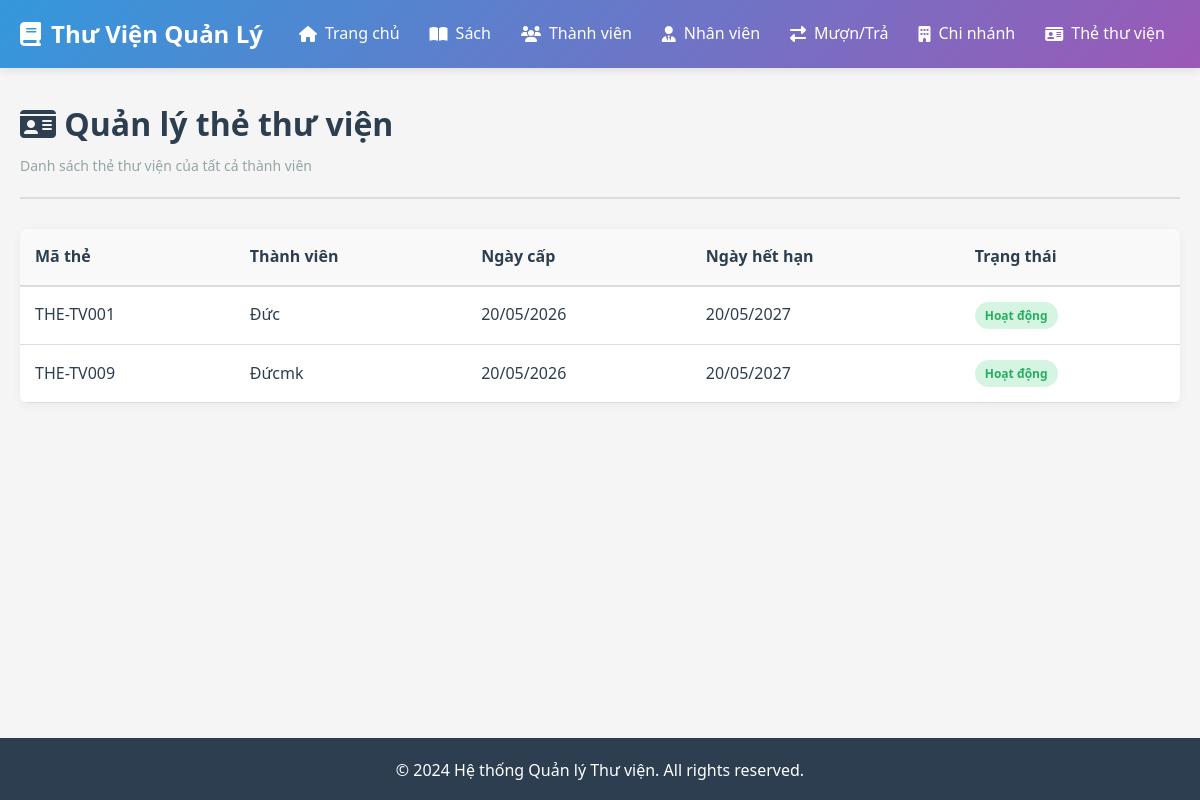
Screenshot of /the-thu-vien with the database file from the repository.
### app/models/__init__.py (models this page shows, shortened)
class TheThuVien(db.Model):
    __tablename__ = 'the_thu_vien'
    ma_the = db.Column(db.String(10), primary_key=True)
    ma_thanh_vien = db.Column(db.String(10), db.ForeignKey('thanh_vien.ma_thanh_vien'), nullable=False)
    ngay_cap = db.Column(db.Date, default=datetime.now)
    ngay_het_han = db.Column(db.Date, nullable=False)
    trang_thai = db.Column(db.String(50), default='Hoạt động')  # Hoạt động, Hết hạn, Khóa

class ThanhVien(db.Model):
    __tablename__ = 'thanh_vien'
    ma_thanh_vien = db.Column(db.String(10), primary_key=True)
    ho_ten = db.Column(db.String(150), nullable=False)
    sdt = db.Column(db.String(15))
    email = db.Column(db.String(100))
    ngay_dang_ky = db.Column(db.Date, default=datetime.now)
    ghi_chu = db.Column(db.Text)
    the_thu_vien = db.relationship('TheThuVien', backref='thanh_vien', lazy=True, cascade='all, delete-orphan', uselist=False)
    don_muon = db.relationship('DonMuon', backref='thanh_vien', lazy=True, cascade='all, delete-orphan')

### app/routes/__init__.py (the view)
@bp.route('/the-thu-vien')
def danh_sach_the_thu_vien():
    page = request.args.get('page', 1, type=int)
    the_thu_vien = db.paginate(db.select(TheThuVien), page=page, per_page=10)
    return render_template('the_thu_vien/danh_sach.html', the_thu_vien=the_thu_vien)

### app/templates/the_thu_vien/danh_sach.html (shortened to what this page needs)
{% extends "base.html" %}
{% block content %}
<div class="page-header">
    <h1><i class="fas fa-id-card"></i> Quản lý thẻ thư viện</h1>
    <p>Danh sách thẻ thư viện của tất cả thành viên</p>
</div>
<div class="table-responsive">
    <table class="table">
        <thead>
            <tr>
                <th>Mã thẻ</th>
                <th>Thành viên</th>
                <th>Ngày cấp</th>
                <th>Ngày hết hạn</th>
                <th>Trạng thái</th>
            </tr>
        </thead>
        <tbody>
            {% for the in the_thu_vien.items %}
            <tr>
                <td>{{ the.ma_the }}</td>
                <td>{{ the.thanh_vien.ho_ten if the.thanh_vien else 'N/A' }}</td>
                <td>{{ the.ngay_cap.strftime('%d/%m/%Y') }}</td>
                <td>{{ the.ngay_het_han.strftime('%d/%m/%Y') }}</td>
                <td>
                    {% if the.trang_thai == 'Hoạt động' %}
                        <span class="badge badge-success">Hoạt động</span>
                    {% elif the.trang_thai == 'Hết hạn' %}
                        <span class="badge badge-warning">Hết hạn</span>
                    {% else %}
                        <span class="badge badge-danger">Khóa</span>
                    {% endif %}
                </td>
            </tr>
            {% else %}
            <tr>
                <td colspan="5" class="text-center">Không có thẻ thư viện nào</td>
            </tr>
            {% endfor %}
        </tbody>
    </table>
</div>
{% endblock %}

### app/static/css/style.css (style rules this page uses)
:root { --primary: #3498db; --success: #2ecc71; --danger: #e74c3c; --warning: #f39c12; --info: #9b59b6; --light: #ecf0f1; --dark: #2c3e50; --gray: #95a5a6; --border: #ddd; }
* { margin: 0; padding: 0; box-sizing: border-box; }
body { font-family: 'Segoe UI', Tahoma, Geneva, Verdana, sans-serif; background-color: #f5f5f5; color: var(--dark); line-height: 1.6; }
.page-header { margin-bottom: 30px; padding-bottom: 20px; border-bottom: 2px solid var(--border); }
.page-header h1 { font-size: 32px; margin-bottom: 5px; color: var(--dark); }
.page-header p { color: var(--gray); font-size: 14px; }
.table-responsive { overflow-x: auto; background: white; border-radius: 8px; box-shadow: 0 2px 10px rgba(0,0,0,0.05); margin-bottom: 20px; }
.table { width: 100%; border-collapse: collapse; margin: 0; }
.table thead { background: #f9f9f9; border-bottom: 2px solid var(--border); }
.table th { padding: 15px; text-align: left; font-weight: 600; color: var(--dark); }
.table td { padding: 15px; border-bottom: 1px solid var(--border); }
.badge { display: inline-block; padding: 4px 10px; border-radius: 20px; font-size: 12px; font-weight: 600; }
.badge-success { background: rgba(46, 204, 113, 0.2); color: #27ae60; }

### rows the page displays
TheThuVien: ma_the "THE-TV001", thanh_vien "Đức", ngay_cap "20/05/2026", ngay_het_han "20/05/2027", trang_thai "Hoạt động"
TheThuVien: ma_the "THE-TV009", thanh_vien "Đứcmk", ngay_cap "20/05/2026", ngay_het_han "20/05/2027", trang_thai "Hoạt động"
